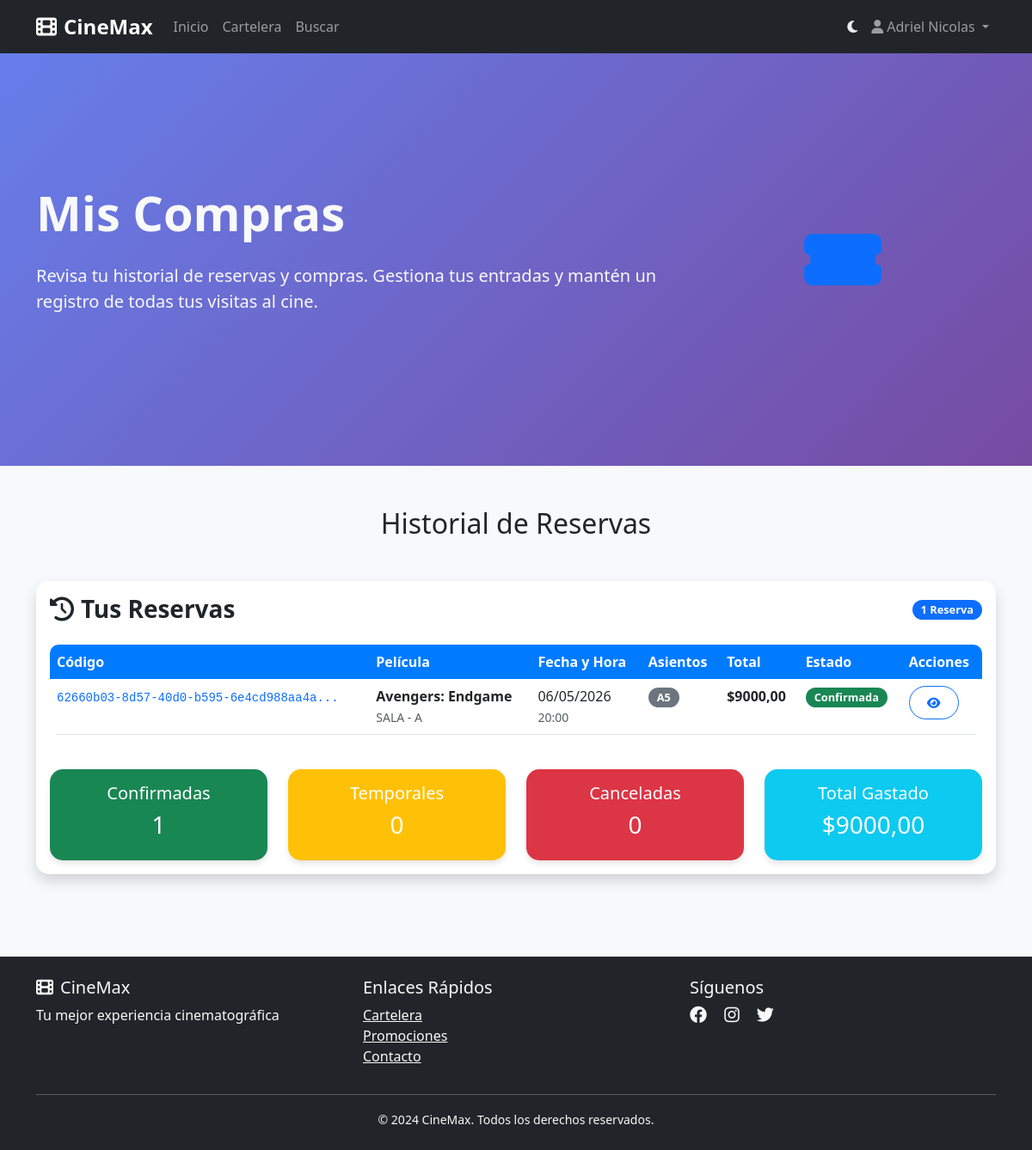
The page /usuarios/historial/ (signed in) on the database its author committed.
### usuarios/models.py (models this page shows, shortened)
class Usuario(AbstractUser):
    email = models.EmailField(unique=True)
    telefono = models.CharField(max_length=20, blank=True)
    fecha_nacimiento = models.DateField(null=True, blank=True)
    es_vip = models.BooleanField(default=False)
    puntos_fidelidad = models.IntegerField(default=0)
    fecha_registro = models.DateTimeField(auto_now_add=True)
    USERNAME_FIELD = 'email'
    REQUIRED_FIELDS = ['username', 'first_name', 'last_name']

### reservas/models.py (models this page shows, shortened)
class Reserva(models.Model):
    ESTADO_CHOICES = [
        ('temporal', 'Temporal'),
        ('confirmada', 'Confirmada'),
        ('cancelada', 'Cancelada'),
        ('expirada', 'Expirada'),
    ]
    codigo = models.UUIDField(primary_key=True, default=uuid.uuid4, editable=False)
    funcion = models.ForeignKey(Funcion, on_delete=models.CASCADE)
    usuario = models.ForeignKey('usuarios.Usuario', on_delete=models.CASCADE)
    asientos = models.CharField(max_length=200)  # Almacenar como "A1,A2,A3"
    cantidad_entradas = models.IntegerField()
    precio_total = models.DecimalField(max_digits=10, decimal_places=2)
    estado = models.CharField(max_length=20, choices=ESTADO_CHOICES, default='temporal')
    fecha_creacion = models.DateTimeField(auto_now_add=True)
    fecha_expiracion = models.DateTimeField()
    fecha_confirmacion = models.DateTimeField(null=True, blank=True)
    @property
    def expirada(self):
        """Verificar si la reserva temporal ha expirado"""
        return self.estado == 'temporal' and timezone.now() > self.fecha_expiracion
    @property
    def asientos_lista(self):
        return self.asientos.split(',') if self.asientos else []

class Funcion(models.Model):
    pelicula = models.ForeignKey('peliculas.Pelicula', on_delete=models.CASCADE)
    sala = models.ForeignKey('salas.Sala', on_delete=models.CASCADE)
    formato = models.ForeignKey('peliculas.Formato', on_delete=models.CASCADE)
    fecha = models.DateField()
    hora_inicio = models.TimeField()
    hora_fin = models.TimeField()
    precio_base = models.DecimalField(max_digits=8, decimal_places=2)
    activa = models.BooleanField(default=True)

### peliculas/models.py (models this page shows, shortened)
class Pelicula(models.Model):
    ESTADOS_CHOICES = [
        ('prox_estreno', 'Próximo Estreno'),
        ('cartelera', 'En Cartelera'),
        ('finalizada', 'Finalizada'),
    ]
    CLASIFICACION_CHOICES = [
        ('ATP', 'Todo Público'),
        ('+13', '+13'),
        ('+16', '+16'),
        ('+18', '+18'),
    ]
    titulo = models.CharField(max_length=200)
    sinopsis = models.TextField()
    duracion = models.IntegerField(help_text="Duración en minutos")
    clasificacion = models.CharField(max_length=3, choices=CLASIFICACION_CHOICES)
    generos = models.ManyToManyField(Genero)
    director = models.CharField(max_length=100)
    actores_principales = models.TextField(help_text="Separar por comas")
    fecha_estreno = models.DateField()
    fecha_fin_cartelera = models.DateField(null=True, blank=True)
    poster = models.ImageField(upload_to='posters/')
    trailer_url = models.URLField(blank=True, help_text="URL del trailer de YouTube")
    estado = models.CharField(max_length=20, choices=ESTADOS_CHOICES, default='prox_estreno')
    idioma_original = models.CharField(max_length=50, default='Español')
    subtitulos = models.BooleanField(default=True)
    doblada = models.BooleanField(default=True)
    activa = models.BooleanField(default=True)
    fecha_creacion = models.DateTimeField(auto_now_add=True)

### salas/models.py (models this page shows, shortened)
class Sala(models.Model):
    nombre = models.CharField(max_length=50)
    tipo = models.ForeignKey(TipoSala, on_delete=models.PROTECT)
    capacidad_total = models.IntegerField()
    filas = models.IntegerField(validators=[MinValueValidator(1), MaxValueValidator(26)])
    asientos_por_fila = models.IntegerField(validators=[MinValueValidator(1)])
    activa = models.BooleanField(default=True)

### usuarios/views.py (the view)
# urls.py: path('historial/', views.historial_compras, name='historial'),
@login_required
def historial_compras(request):
    reservas = Reserva.objects.filter(usuario=request.user).order_by('-fecha_creacion')
    total_gastado = sum(reserva.precio_total for reserva in reservas)
    confirmadas = reservas.filter(estado='confirmada').count()
    temporales = reservas.filter(estado='temporal').count()
    canceladas = reservas.filter(estado='cancelada').count()
    context = {
        'reservas': reservas,
        'total_gastado': total_gastado,
        'confirmadas': confirmadas,
        'temporales': temporales,
        'canceladas': canceladas,
    }
    return render(request, 'usuarios/historial.html', context)

### templates/usuarios/historial.html (shortened to what this page needs)
{% extends 'base.html' %}
{% block content %}
<section class="hero-section bg-dark text-light py-5">
    <div class="container">
        <div class="row align-items-center">
            <div class="col-lg-8">
                <h1 class="display-4 fw-bold mb-4">Mis Compras</h1>
                <p class="lead mb-4">Revisa tu historial de reservas y compras. Gestiona tus entradas y mantén un registro de todas tus visitas al cine.</p>
            </div>
            <div class="col-lg-4">
                <div class="text-center">
                    <i class="fas fa-ticket-alt display-1 text-primary"></i>
                </div>
            </div>
        </div>
    </div>
</section>
<section class="py-5">
    <div class="container">
        <div class="row mb-4">
            <div class="col-12">
                <h2 class="text-center mb-4">Historial de Reservas</h2>
            </div>
        </div>
        <div class="row">
            <div class="col-12">
                <div class="card shadow">
                    <div class="card-body">
                        <div class="d-flex justify-content-between align-items-center mb-4">
                            <h3 class="fw-bold mb-0">
                                <i class="fas fa-history me-2"></i>Tus Reservas
                            </h3>
                            <span class="badge bg-primary">{{ reservas.count }} Reserva{{ reservas.count|pluralize }}</span>
                        </div>
                    {% if reservas %}
                        <div class="table-responsive">
                            <table class="table table-hover">
                                <thead class="table-dark">
                                    <tr>
                                        <th>Código</th>
                                        <th>Película</th>
                                        <th>Fecha y Hora</th>
                                        <th>Asientos</th>
                                        <th>Total</th>
                                        <th>Estado</th>
                                        <th>Acciones</th>
                                    </tr>
                                </thead>
                                <tbody>
                                    {% for reserva in reservas %}
                                        <tr>
                                            <td>
                                                <code class="text-primary">{{ reserva.codigo|slice:":8" }}...</code>
                                            </td>
                                            <td>
                                                <strong>{{ reserva.funcion.pelicula.titulo }}</strong>
                                                <br>
                                                <small class="text-muted">{{ reserva.funcion.sala.nombre }}</small>
                                            </td>
                                            <td>
                                                {{ reserva.funcion.fecha|date:"d/m/Y" }}
                                                <br>
                                                <small class="text-muted">{{ reserva.funcion.hora_inicio|time:"H:i" }}</small>
                                            </td>
                                            <td>
                                                {% for asiento in reserva.asientos_lista %}
                                                    <span class="badge bg-secondary">{{ asiento }}</span>
                                                {% endfor %}
                                            </td>
                                            <td>
                                                <strong>${{ reserva.precio_total }}</strong>
                                            </td>
                                            <td>
                                                {% if reserva.estado == 'confirmada' %}
                                                    <span class="badge bg-success">Confirmada</span>
                                                {% elif reserva.estado == 'temporal' %}
                                                    <span class="badge bg-warning">Temporal</span>
                                                {% elif reserva.estado == 'cancelada' %}
                                                    <span class="badge bg-danger">Cancelada</span>
                                                {% elif reserva.estado == 'expirada' %}
                                                    <span class="badge bg-secondary">Expirada</span>
                                                {% endif %}
                                            </td>
                                            <td>
                                                <div class="btn-group" role="group">
                                                    <a href="{% url 'usuarios:detalle_reserva' reserva.codigo %}"
                                                       class="btn btn-sm btn-outline-primary">
                                                        <i class="fas fa-eye"></i>
                                                    </a>
                                                </div>
                                            </td>
                                        </tr>
                                    {% endfor %}
                                </tbody>
                            </table>
                        </div>
                        <div class="row mt-4">
                            <div class="col-md-3">
                                <div class="card bg-success text-white">
                                    <div class="card-body text-center">
                                        <h5 class="card-title">Confirmadas</h5>
                                        <h3>{{ confirmadas }}</h3>
                                    </div>
                                </div>
                            </div>
                            <div class="col-md-3">
                                <div class="card bg-warning text-white">
                                    <div class="card-body text-center">
                                        <h5 class="card-title">Temporales</h5>
                                        <h3>{{ temporales }}</h3>
                                    </div>
                                </div>
                            </div>
                            <div class="col-md-3">
                                <div class="card bg-danger text-white">
                                    <div class="card-body text-center">
                                        <h5 class="card-title">Canceladas</h5>
                                        <h3>{{ canceladas }}</h3>
                                    </div>
                                </div>
                            </div>
                            <div class="col-md-3">
                                <div class="card bg-info text-white">
                                    <div class="card-body text-center">
                                        <h5 class="card-title">Total Gastado</h5>
                                        <h3>${{ total_gastado }}</h3>
                                    </div>
                                </div>
                            </div>
                        </div>
                    {% endif %}
                </div>
            </div>
        </div>
    </div>
</div>
{% endblock %}

### templates/base.html (shortened to what this page needs)
<!DOCTYPE html>
<html lang="es">
<head>
    <link href="https://cdn.jsdelivr.net/npm/bootstrap@5.3.0/dist/css/bootstrap.min.css" rel="stylesheet">
    <link rel="stylesheet" href="https://cdnjs.cloudflare.com/ajax/libs/font-awesome/6.4.0/css/all.min.css">
    {% load static %}
    <link rel="stylesheet" href="{% static 'css/style.css' %}">
</head>
<body>
    <nav class="navbar navbar-expand-lg navbar-dark bg-dark">
        <div class="container">
            <a class="navbar-brand" href="{% url 'index' %}">
                <i class="fas fa-film me-2"></i>CineMax
            </a>
            <div class="collapse navbar-collapse" id="navbarNav">
                <ul class="navbar-nav me-auto">
                    <li class="nav-item">
                        <a class="nav-link" href="{% url 'index' %}">Inicio</a>
                    </li>
                    <li class="nav-item">
                        <a class="nav-link" href="{% url 'peliculas:cartelera' %}">Cartelera</a>
                    </li>
                    <li class="nav-item">
                        <a class="nav-link" href="{% url 'peliculas:buscar' %}">Buscar</a>
                    </li>
                </ul>
                <ul class="navbar-nav">
                    <li class="nav-item">
                        <button class="btn btn-link nav-link" id="darkModeToggle" title="Cambiar modo oscuro">
                            <i class="fas fa-moon" id="themeIcon"></i>
                        </button>
                    </li>
                    {% if user.is_authenticated %}
                        <li class="nav-item dropdown">
                            <a class="nav-link dropdown-toggle" href="#" role="button" data-bs-toggle="dropdown">
                                <i class="fas fa-user me-1"></i>{{ user.first_name }}
                            </a>
                        </li>
                    {% endif %}
                </ul>
            </div>
        </div>
    </nav>
    <main>
        {% block content %}{% endblock %}
    </main>
    <footer class="bg-dark text-light py-4 mt-5">
        <div class="container">
            <div class="row">
                <div class="col-md-4">
                    <h5><i class="fas fa-film me-2"></i>CineMax</h5>
                    <p>Tu mejor experiencia cinematográfica</p>
                </div>
                <div class="col-md-4">
                    <h5>Enlaces Rápidos</h5>
                    <ul class="list-unstyled">
                        <li><a href="{% url 'peliculas:cartelera' %}" class="text-light">Cartelera</a></li>
                        <li><a href="#" class="text-light">Promociones</a></li>
                        <li><a href="#" class="text-light">Contacto</a></li>
                    </ul>
                </div>
                <div class="col-md-4">
                    <h5>Síguenos</h5>
                    <div>
                        <a href="#" class="text-light me-3"><i class="fab fa-facebook fa-lg"></i></a>
                        <a href="#" class="text-light me-3"><i class="fab fa-instagram fa-lg"></i></a>
                        <a href="#" class="text-light me-3"><i class="fab fa-twitter fa-lg"></i></a>
                    </div>
                </div>
            </div>
            <hr class="bg-light">
            <div class="text-center">
                <small>&copy; 2024 CineMax. Todos los derechos reservados.</small>
            </div>
        </div>
    </footer>
</body>
</html>

### rows shown on the page
Usuario: first_name "Adriel Nicolas"
Reserva: codigo "62660b03-8d57-40d0-b595-6e4cd988aa4a", funcion.pelicula.titulo "Avengers: Endgame", funcion.sala.nombre "SALA - A", funcion.fecha "06/05/2026", funcion.hora_inicio "20:00", asientos_lista "A5", precio_total "9000,00", estado "Confirmada"

### other values the page prints
{{ reservas.count }} "1"
{{ confirmadas }} "1"
{{ temporales }} "0"
{{ canceladas }} "0"
{{ total_gastado }} "9000,00"
